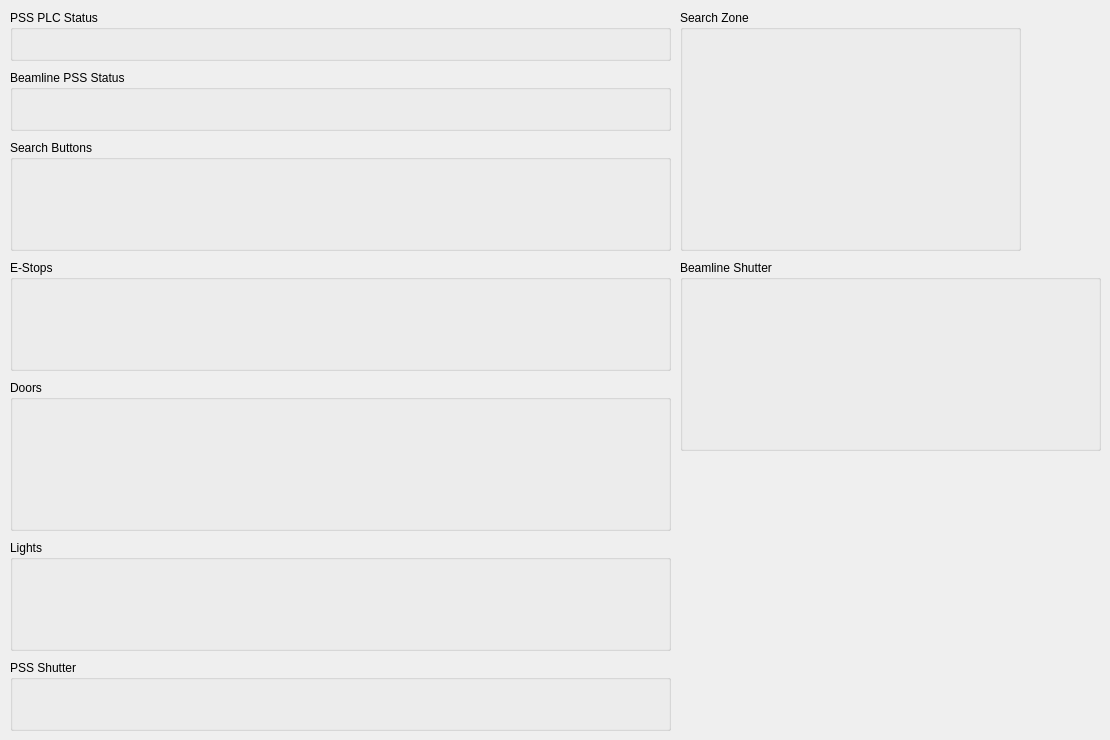
      <widget class="QWidget" name="tab_12">
       <attribute name="title">
        <string>PSS</string>
       </attribute>
       <widget class="QGroupBox" name="groupBox_10">
        <property name="geometry">
         <rect>
          <x>10</x>
          <y>10</y>
          <width>661</width>
          <height>51</height>
         </rect>
        </property>
        <property name="title">
         <string>PSS PLC Status</string>
        </property>
        <widget class="QEForm" name="qeform_159">
         <property name="geometry">
          <rect>
           <x>7</x>
           <y>13</y>
           <width>641</width>
           <height>31</height>
          </rect>
         </property>
         <property name="uiFile" stdset="0">
          <string>opcua_eps_plc_summary_item.ui</string>
         </property>
         <property name="variableSubstitutions" stdset="0">
          <string>PLC=MCTPSSC01</string>
         </property>
        </widget>
       </widget>
       <widget class="QGroupBox" name="groupBox_11">
        <property name="geometry">
         <rect>
          <x>10</x>
          <y>70</y>
          <width>661</width>
          <height>61</height>
         </rect>
        </property>
        <property name="title">
         <string>Beamline PSS Status</string>
        </property>
        <layout class="QVBoxLayout" name="verticalLayout_5">
         <item>
          <widget class="QEForm" name="qeform_160">
           <property name="uiFile" stdset="0">
            <string>opcua_beamline_pss_status.ui</string>
           </property>
           <property name="variableSubstitutions" stdset="0">
            <string>COMP=MCTPSS01</string>
           </property>
          </widget>
         </item>
        </layout>
       </widget>
       <widget class="QGroupBox" name="groupBox_12">
        <property name="geometry">
         <rect>
          <x>10</x>
          <y>140</y>
          <width>661</width>
          <height>111</height>
         </rect>
        </property>
        <property name="title">
         <string>Search Buttons</string>
        </property>
        <widget class="QEForm" name="qeform_161">
         <property name="geometry">
          <rect>
           <x>10</x>
           <y>20</y>
           <width>321</width>
           <height>40</height>
          </rect>
         </property>
         <property name="uiFile" stdset="0">
          <string>opcua_search_button_status.ui</string>
         </property>
         <property name="variableSubstitutions" stdset="0">
          <string>COMP=MCTSZ01SB01</string>
         </property>
        </widget>
        <widget class="QEForm" name="qeform_162">
         <property name="geometry">
          <rect>
           <x>330</x>
           <y>20</y>
           <width>321</width>
           <height>40</height>
          </rect>
         </property>
         <property name="uiFile" stdset="0">
          <string>opcua_search_button_status.ui</string>
         </property>
         <property name="variableSubstitutions" stdset="0">
          <string>COMP=MCTSZ01SB02</string>
         </property>
        </widget>
        <widget class="QEForm" name="qeform_163">
         <property name="geometry">
          <rect>
           <x>10</x>
           <y>60</y>
           <width>321</width>
           <height>40</height>
          </rect>
         </property>
         <property name="uiFile" stdset="0">
          <string>opcua_search_button_status.ui</string>
         </property>
         <property name="variableSubstitutions" stdset="0">
          <string>COMP=MCTSZ01SB03</string>
         </property>
        </widget>
       </widget>
       <widget class="QGroupBox" name="groupBox_13">
        <property name="geometry">
         <rect>
          <x>10</x>
          <y>260</y>
          <width>661</width>
          <height>111</height>
         </rect>
        </property>
        <property name="title">
         <string>E-Stops</string>
        </property>
        <widget class="QEForm" name="qeform_164">
         <property name="geometry">
          <rect>
           <x>10</x>
           <y>20</y>
           <width>321</width>
           <height>40</height>
          </rect>
         </property>
         <property name="uiFile" stdset="0">
          <string>opcua_e-stop_status.ui</string>
         </property>
         <property name="variableSubstitutions" stdset="0">
          <string>COMP=MCTSZ01ES01</string>
         </property>
        </widget>
        <widget class="QEForm" name="qeform_165">
         <property name="geometry">
          <rect>
           <x>330</x>
           <y>20</y>
           <width>321</width>
           <height>40</height>
          </rect>
         </property>
         <property name="uiFile" stdset="0">
          <string>opcua_e-stop_status.ui</string>
         </property>
         <property name="variableSubstitutions" stdset="0">
          <string>COMP=MCTSZ01ES02</string>
         </property>
        </widget>
        <widget class="QEForm" name="qeform_166">
         <property name="geometry">
          <rect>
           <x>10</x>
           <y>60</y>
           <width>321</width>
           <height>40</height>
          </rect>
         </property>
         <property name="uiFile" stdset="0">
          <string>opcua_e-stop_status.ui</string>
         </property>
         <property name="variableSubstitutions" stdset="0">
          <string>COMP=MCTSZ01ES03</string>
         </property>
        </widget>
        <widget class="QEForm" name="qeform_167">
         <property name="geometry">
          <rect>
           <x>330</x>
           <y>60</y>
           <width>321</width>
           <height>40</height>
          </rect>
         </property>
         <property name="uiFile" stdset="0">
          <string>opcua_e-stop_status.ui</string>
         </property>
         <property name="variableSubstitutions" stdset="0">
          <string>COMP=MCTSZ01ES04</string>
         </property>
        </widget>
       </widget>
       <widget class="QGroupBox" name="groupBox_14">
        <property name="geometry">
         <rect>
          <x>10</x>
          <y>380</y>
          <width>661</width>
          <height>151</height>
         </rect>
        </property>
        <property name="title">
         <string>Doors</string>
        </property>
        <widget class="QEForm" name="qeform_168">
         <property name="geometry">
          <rect>
           <x>10</x>
           <y>20</y>
           <width>321</width>
           <height>40</height>
          </rect>
         </property>
         <property name="uiFile" stdset="0">
          <string>opcua_door_lock_status.ui</string>
         </property>
         <property name="variableSubstitutions" stdset="0">
          <string>COMP=MCTSZ01EDL01</string>
         </property>
        </widget>
        <widget class="QEForm" name="qeform_169">
         <property name="geometry">
          <rect>
           <x>330</x>
           <y>20</y>
           <width>321</width>
           <height>40</height>
          </rect>
         </property>
         <property name="uiFile" stdset="0">
          <string>opcua_door_lock_status.ui</string>
         </property>
         <property name="variableSubstitutions" stdset="0">
          <string>COMP=MCTSZ01EDL02</string>
         </property>
        </widget>
        <widget class="QEForm" name="qeform_170">
         <property name="geometry">
          <rect>
           <x>10</x>
           <y>100</y>
           <width>321</width>
           <height>40</height>
          </rect>
         </property>
         <property name="uiFile" stdset="0">
          <string>opcua_unlock_button.ui</string>
         </property>
         <property name="variableSubstitutions" stdset="0">
          <string>COMP=MCTSZ01UB01</string>
         </property>
        </widget>
        <widget class="QEForm" name="qeform_171">
         <property name="geometry">
          <rect>
           <x>10</x>
           <y>60</y>
           <width>321</width>
           <height>40</height>
          </rect>
         </property>
         <property name="uiFile" stdset="0">
          <string>opcua_door_switch_status.ui</string>
         </property>
         <property name="variableSubstitutions" stdset="0">
          <string>COMP=MCTSZ01DSW01</string>
         </property>
        </widget>
        <widget class="QEForm" name="qeform_172">
         <property name="geometry">
          <rect>
           <x>330</x>
           <y>60</y>
           <width>321</width>
           <height>40</height>
          </rect>
         </property>
         <property name="uiFile" stdset="0">
          <string>opcua_door_switch_status.ui</string>
         </property>
         <property name="variableSubstitutions" stdset="0">
          <string>COMP=MCTSZ01DSW02</string>
         </property>
        </widget>
       </widget>
       <widget class="QGroupBox" name="groupBox_15">
        <property name="geometry">
         <rect>
          <x>10</x>
          <y>660</y>
          <width>661</width>
          <height>71</height>
         </rect>
        </property>
        <property name="title">
         <string>PSS Shutter</string>
        </property>
        <widget class="QEForm" name="qeform_173">
         <property name="geometry">
          <rect>
           <x>10</x>
           <y>20</y>
           <width>641</width>
           <height>40</height>
          </rect>
         </property>
         <property name="uiFile" stdset="0">
          <string>opcua_pss_shutter.ui</string>
         </property>
         <property name="variableSubstitutions" stdset="0">
          <string>COMP=SR09FE02SHT01</string>
         </property>
        </widget>
       </widget>
       <widget class="QGroupBox" name="groupBox_16">
        <property name="geometry">
         <rect>
          <x>10</x>
          <y>540</y>
          <width>661</width>
          <height>111</height>
         </rect>
        </property>
        <property name="title">
         <string>Lights</string>
        </property>
        <widget class="QEForm" name="qeform_174">
         <property name="geometry">
          <rect>
           <x>10</x>
           <y>20</y>
           <width>321</width>
           <height>40</height>
          </rect>
         </property>
         <property name="uiFile" stdset="0">
          <string>opcua_stack_light.ui</string>
         </property>
         <property name="variableSubstitutions" stdset="0">
          <string>COMP=MCTSZ01SL01</string>
         </property>
        </widget>
        <widget class="QEForm" name="qeform_175">
         <property name="geometry">
          <rect>
           <x>330</x>
           <y>20</y>
           <width>321</width>
           <height>40</height>
          </rect>
         </property>
         <property name="uiFile" stdset="0">
          <string>opcua_strobe_light.ui</string>
         </property>
         <property name="variableSubstitutions" stdset="0">
          <string>COMP=MCTSZ01STR01</string>
         </property>
        </widget>
        <widget class="QEForm" name="qeform_176">
         <property name="geometry">
          <rect>
           <x>10</x>
           <y>60</y>
           <width>641</width>
           <height>40</height>
          </rect>
         </property>
         <property name="uiFile" stdset="0">
          <string>opcua_hutch_light_control.ui</string>
         </property>
         <property name="variableSubstitutions" stdset="0">
          <string>COMP=MCTSZ01LGHT01</string>
         </property>
        </widget>
       </widget>
       <widget class="QGroupBox" name="groupBox_17">
        <property name="geometry">
         <rect>
          <x>680</x>
          <y>10</y>
          <width>341</width>
          <height>241</height>
         </rect>
        </property>
        <property name="title">
         <string>Search Zone</string>
        </property>
        <widget class="QEForm" name="qeform_177">
         <property name="geometry">
          <rect>
           <x>10</x>
           <y>20</y>
           <width>321</width>
           <height>211</height>
          </rect>
         </property>
         <property name="uiFile" stdset="0">
          <string>opcua_search_zone.ui</string>
         </property>
         <property name="variableSubstitutions" stdset="0">
          <string>COMP=MCTSZ01</string>
         </property>
        </widget>
       </widget>
       <widget class="QGroupBox" name="groupBox_18">
        <property name="geometry">
         <rect>
          <x>680</x>
          <y>260</y>
          <width>421</width>
          <height>191</height>
         </rect>
        </property>
        <property name="title">
         <string>Beamline Shutter</string>
        </property>
        <widget class="QEForm" name="qeform_178">
         <property name="geometry">
          <rect>
           <x>10</x>
           <y>20</y>
           <width>401</width>
           <height>161</height>
          </rect>
         </property>
         <property name="uiFile" stdset="0">
          <string>opcua_beamline_shutter.ui</string>
         </property>
         <property name="variableSubstitutions" stdset="0">
          <string>COMP=MCTBLSH01</string>
         </property>
        </widget>
       </widget>
      </widget>
